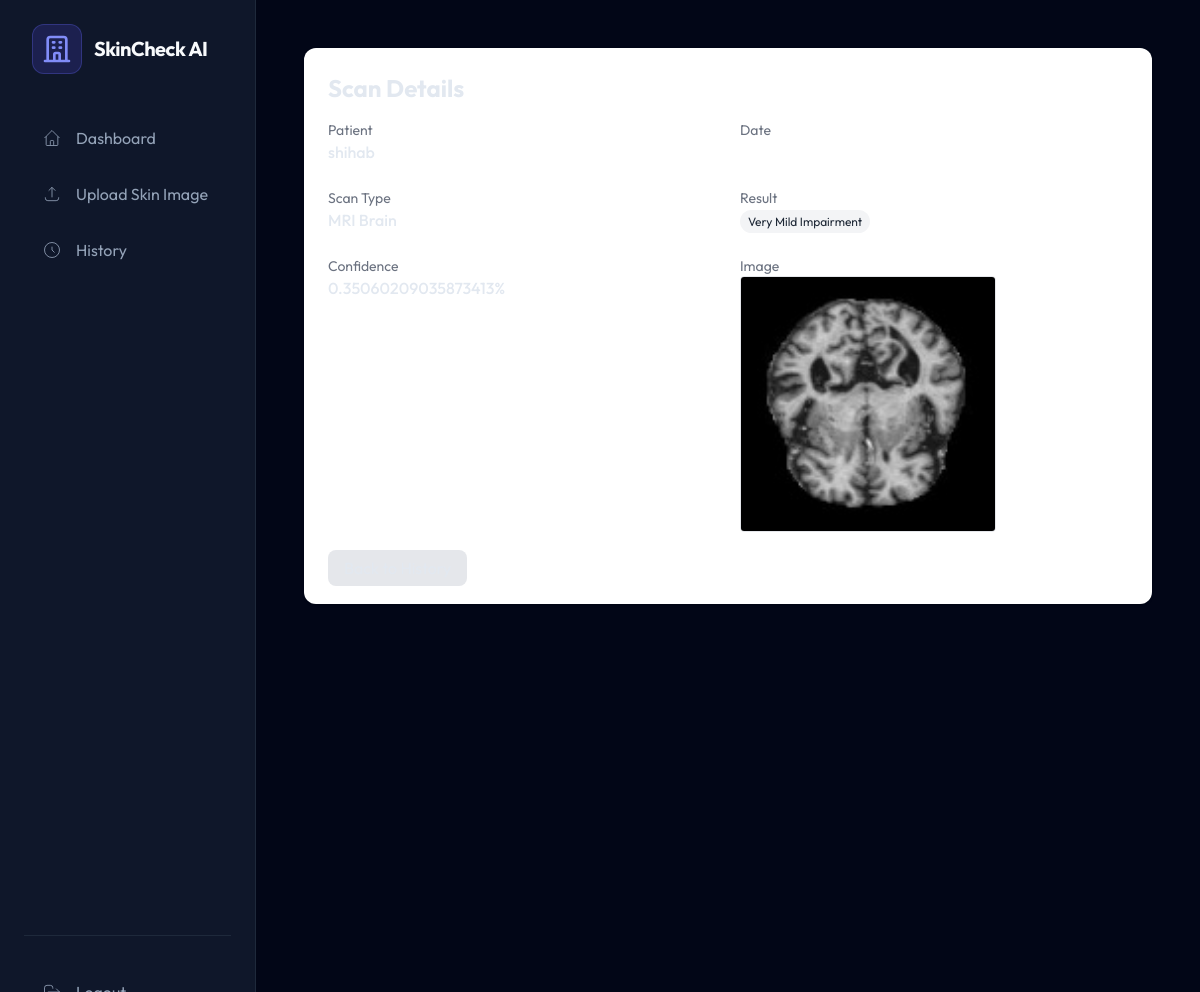
The app's page /scan/13/ (signed in) with its own data.
### prediction/models.py (models this page shows, shortened)
class Prediction(models.Model):
    user = models.ForeignKey(User, on_delete=models.CASCADE)
    patient_name = models.CharField(max_length=100)
    scan_type = models.CharField(max_length=50)
    result = models.CharField(max_length=50)
    confidence = models.FloatField()
    risk_level = models.CharField(max_length=50)
    timestamp = models.DateTimeField(auto_now_add=True)
    image_file = models.FileField(upload_to='uploads/', default='default.jpg')

### prediction/views.py (the view)
# urls.py: path('scan/<int:scan_id>/', views.scan_detail_view, name='scan_detail'),  # Optional detail page
@login_required(login_url='login')
def scan_detail_view(request, scan_id):
    scan = get_object_or_404(Prediction, id=scan_id, user=request.user)
    return render(request, "scan_detail.html", {"scan": scan})

### prediction/templates/scan_detail.html (shortened to what this page needs)
{% extends "base.html" %}
{% block content %}
<div class="flex flex-col lg:flex-row min-h-screen">
  <main class="flex-1 p-6">
    <div class="bg-white rounded-xl shadow p-6">
      <h1 class="text-2xl font-bold mb-4">Scan Details</h1>
      <div class="grid grid-cols-1 md:grid-cols-2 gap-6">
        <div>
          <h4 class="text-sm text-gray-500">Patient</h4>
          <p class="font-medium">{{ scan.patient_name }}</p>
        </div>
        <div>
          <h4 class="text-sm text-gray-500">Date</h4>
        </div>
        <div>
          <h4 class="text-sm text-gray-500">Scan Type</h4>
          <p class="font-medium">{{ scan.scan_type }}</p>
        </div>
        <div>
          <h4 class="text-sm text-gray-500">Result</h4>
          <span class="px-2 py-1 text-xs rounded-full
            {% if scan.result == 'Normal' %}bg-green-100 text-green-800
            {% elif scan.result == 'Mild Risk' %}bg-amber-100 text-amber-800
            {% elif scan.result == 'High Risk' %}bg-red-100 text-red-800
            {% else %}bg-gray-100 text-gray-800{% endif %}">
            {{ scan.result }}
          </span>
        </div>
        <div>
          <h4 class="text-sm text-gray-500">Confidence</h4>
          <p class="font-medium">{{ scan.confidence }}%</p>
        </div>
        <div>
          <h4 class="text-sm text-gray-500">Image</h4>
          {% if scan.image_file %}
          <img src="{{ scan.image_file.url }}" alt="Skin Image" class="w-64 h-64 object-contain border rounded">
          {% else %}
          <p class="text-gray-500">No image uploaded</p>
          {% endif %}
        </div>
      </div>
      <div class="mt-6">
        <a href="{% url 'history' %}" class="px-4 py-2 bg-gray-200 rounded-lg hover:bg-gray-300">Back to History</a>
      </div>
    </div>
  </main>
</div>
{% endblock %}

### prediction/templates/base.html (style rules this page uses)
body { font-family: 'Outfit', sans-serif; }

### records on screen
Prediction: patient_name "shihab", scan_type "MRI Brain", result "Very Mild Impairment", confidence "0.35060209035873413", image_file (picture)
